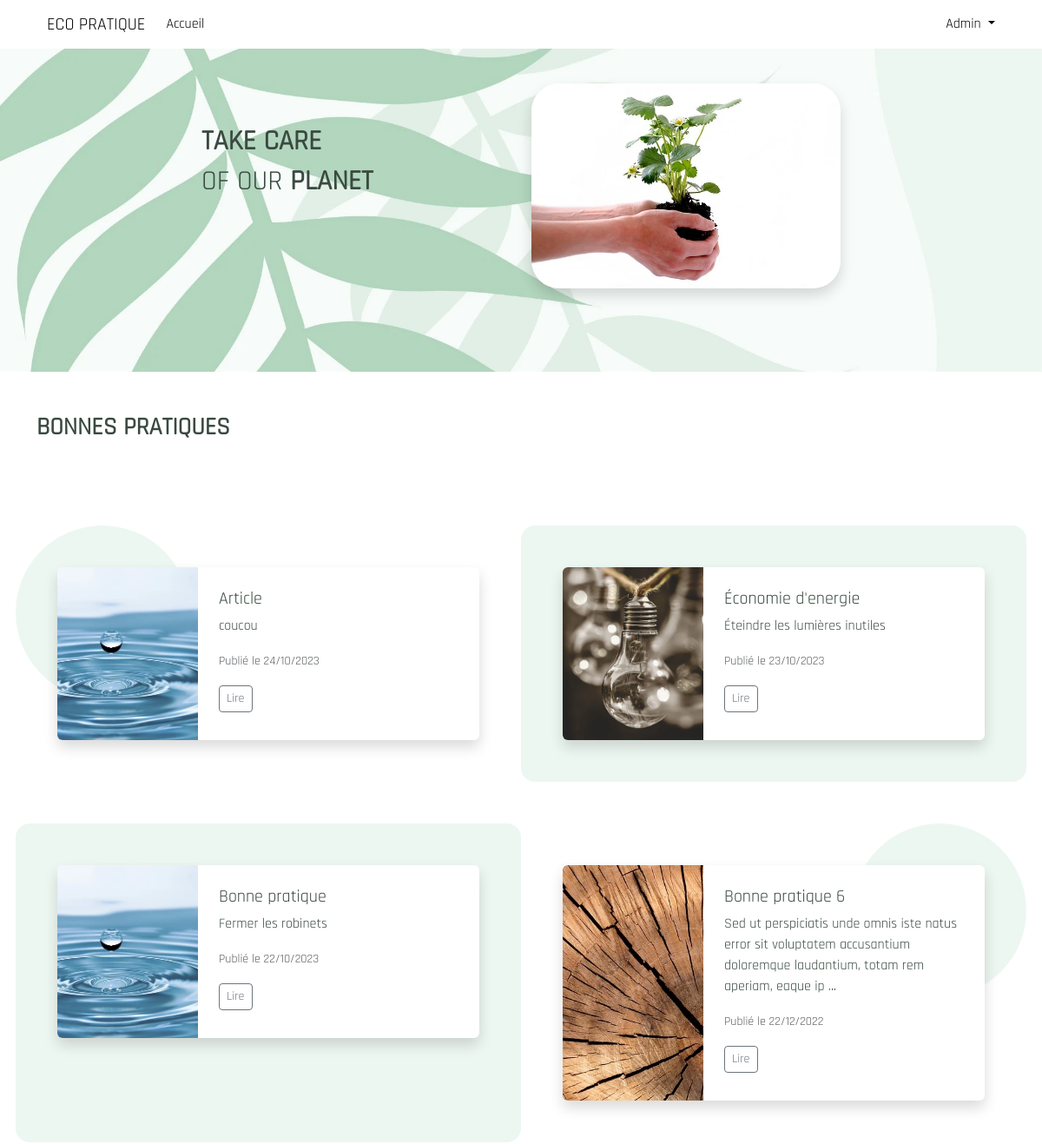
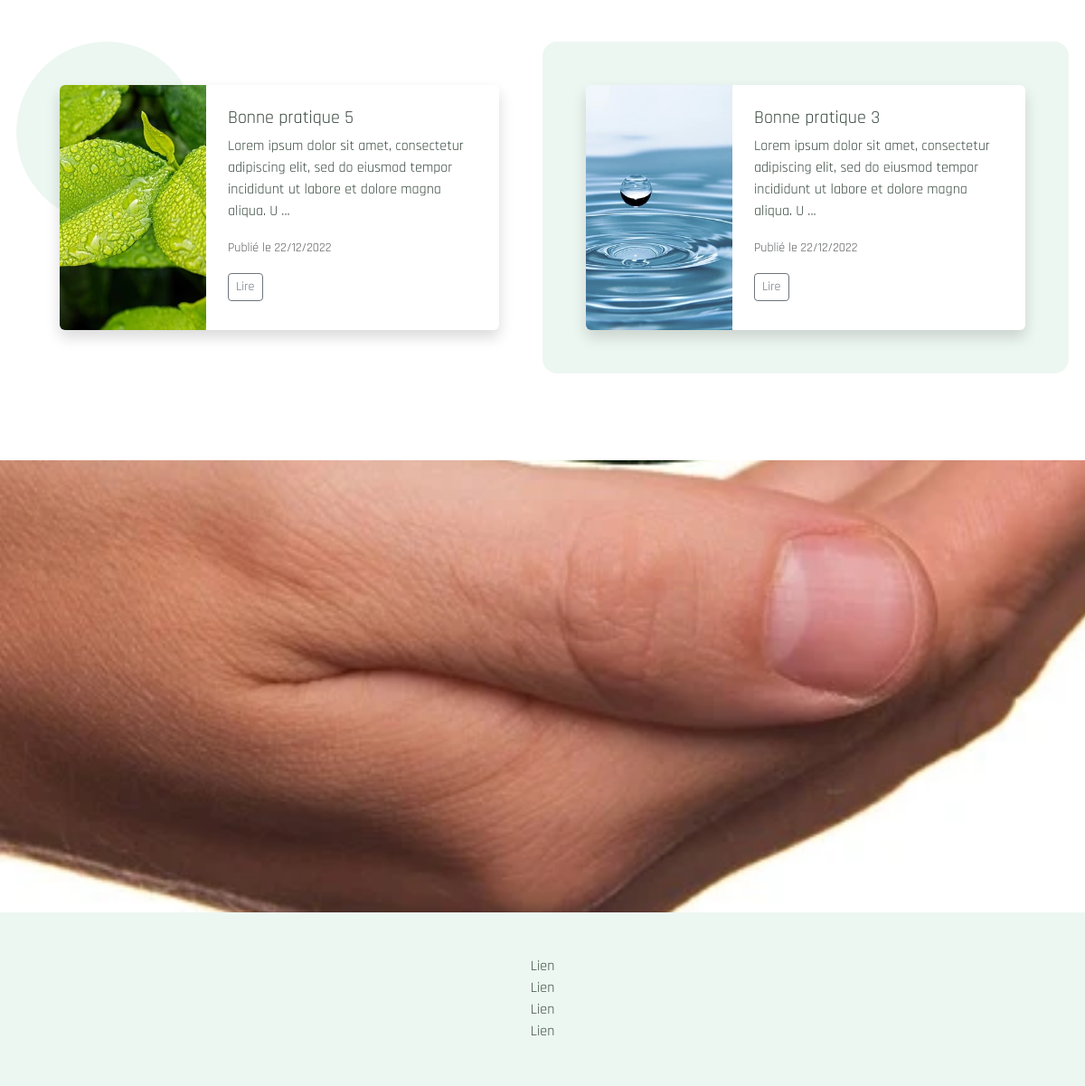
The page / (signed in) on the database its author committed (2 pictures, top to bottom).
### tables this page shows
CREATE TABLE `users` (
  `user_id` int(11) NOT NULL,
  `firstname` varchar(15) DEFAULT NULL,
  `password` varchar(100) DEFAULT NULL,
  `email` varchar(320) DEFAULT NULL,
  `role` varchar(7) DEFAULT 'editeur',
  `user_created_date` varchar(10) DEFAULT NULL
);

CREATE TABLE `articles` (
  `article_id` int(11) NOT NULL,
  `picture` varchar(30) NOT NULL,
  `title` varchar(50) DEFAULT NULL,
  `content` text DEFAULT NULL,
  `created_date` varchar(10) DEFAULT NULL,
  `user_id` int(11) NOT NULL
);

### index.php (the view, shortened to what this page needs)
<?php
require_once("_header.php");
$sql = "SELECT * FROM articles NATURAL JOIN users ORDER BY article_id DESC LIMIT 6";
$req = $db->prepare($sql);
$req->execute();
$articles = $req->fetchAll(PDO::FETCH_ASSOC);
?>
<section class="bg-img pt-5 pb-5 mb-5 mt-5">
    <div class="container">
        <div class="row mb-5">
            <div class="col-8 offset-4 col-md-4 offset-md-2 mb-5">
                <h2 class="bold-text pt-5">TAKE CARE</h2>
                <h2>OF OUR <span class="bold-text">PLANET</span></h2>
            </div>
            <div class="col-md-4">
                <img class="rounded-5 img-tree shadow" src="img/tree.webp" alt="">
            </div>
        </div>
    </div>
</section>
<section>
    <div class="container">
        <h3 class="mb-5 bold-text">BONNES PRATIQUES</h3>
    </div>
<section>
<section class="pt-5 pb-5">
    <div class="container">
        <div class="row gx-5">
            <?php
            $card = 1;
            foreach ($articles as $article) {
                $content = strlen($article['content']) >= 125 ? substr($article['content'], 0, 125)." ..." : $article['content'];
                switch ($card) {
                    case 1:
                        $bg_color = "bg-white";
                        $shape_position = "before";
                        $card = 2;
                        break;
                    case 2:
                        $bg_color = "bg-green";
                        $shape_position = "";
                        $card = 3;
                        break;
                    case 3:
                        $bg_color = "bg-green";
                        $shape_position = "";
                        $card = 4;
                        break;
                    case 4:
                        $bg_color = "bg-white";
                        $shape_position = "after";
                        $card = 1;
                        break;
                }
            ?>
            <div class="col-md-6 mb-5 <?=$bg_color." ".$shape_position?> p-5 rounded-4">
                <div class="card border-0 shadow">
                    <div class="row g-0">
                        <div class="col-md-4">
                            <img src="<?= $article['picture'] ?>" class="img-fluid rounded-start h-100 object-fit-cover" alt="...">
                        </div>
                        <div class="col-md-8">
                            <div class="card-body p-4">
                                <h5 class="card-title"><?= $article['title'] ?></h5>
                                <p class="card-text"><?= $content ?></p>
                                <p class="card-text"><small class="text-body-secondary">Publié le <?= $article['created_date'] ?></small></p>
                                <button class="btn btn-outline-secondary btn-sm mb-2" data-bs-toggle="modal" data-bs-target="#modalVoir<?=$article['article_id']?>" title="Voir l'article">Lire</button>
                            </div>
                        </div>
                    </div>
                </div>
            </div>
            <?php
            }
            ?>
        </div>
    </div>
</section>
<section class="parallax"></section>
<?php require_once("_footer.php"); ?>

### _header.php (shortened to what this page needs)
<?php
require_once('_head.php');
if (!empty($_SESSION['user_id'])) {
    $user_id = $_SESSION['user_id'];
    $select = "SELECT firstname FROM users WHERE user_id=$user_id";
    $infos = $db->query($select);
    $result = $infos->fetch(PDO::FETCH_ASSOC);
    $firstname = $result['firstname'];
}
?>
<header class="menu fixed-top">
    <div class="container">
        <nav class="navbar navbar-expand-lg">
            <div class="container-fluid">
                <a class="navbar-brand" href="./accueil">
                    ECO PRATIQUE
                </a>
                <div class="collapse navbar-collapse" id="navbarSupportedContent">
                <ul class="navbar-nav me-auto mb-2 mb-lg-0">
                    <li class="nav-item">
                        <a class="nav-link active" aria-current="page" href="./accueil">Accueil</a>
                    </li>
                </ul>
            <?php
                if (empty($_SESSION['user_id'])) {
            ?>
                <span class="navbar-text">
                    <a class="btn btn-green" href="./connexion" title="Se connecter">Connexion</a>
                </span>
            <?php
                }else{
            ?>
                <span class="navbar-text dropdown">
                    <a class="nav-link dropdown-toggle" href="#" role="button" data-bs-toggle="dropdown" aria-expanded="false">
                        <?=$firstname?>
                    </a>
                </span>
            <?php
                }
            ?>
                </div>
            </div>
        </nav>
    </div>
</header>

### style/style.css (style rules this page uses)
* { font-family: 'Rajdhani'; color: #3A4A40; }
.bg-img { background-image: url("../img/nature.webp"); background-repeat: no-repeat; background-attachment: fixed; background-size: cover; }
.bold-text { font-weight: 700; }
.menu { background-color: white; }
.img-tree { width: 100%; object-fit: cover; }
.bg-white { background-color: transparent; position: relative; }
.before::before { display: block; content: ""; position: absolute; left: 0%; top: 0; background-color: #edf7f1; height: 200px; width: 200px; border-radius: 100%; }
.after::before { display: block; content: ""; position: absolute; right: 0%; top: 0; background-color: #edf7f1; height: 200px; width: 200px; border-radius: 100%; }
.bg-green { background-color: #edf7f1; }
.parallax { height: 500px; background-image: url("../img/environment.webp"); background-repeat: no-repeat; background-size: cover; background-attachment: fixed; background-position: center; }

### rows shown on the page
users: firstname "Admin"
articles: picture (picture), title "Article", content "coucou", created_date "24/10/2023"
articles: picture (picture), title "Économie d'energie", content "Éteindre les lumières inutiles", created_date "23/10/2023"
articles: picture (picture), title "Bonne pratique", content "Fermer les robinets", created_date "22/10/2023"
articles: picture (picture), title "Bonne pratique 6", content "Sed ut perspiciatis unde omnis iste natus error sit voluptatem accusantium doloremque laudantium, totam rem aperiam, eaque ip ...", created_date "22/12/2022"
articles: picture (picture), title "Bonne pratique 5", content "Lorem ipsum dolor sit amet, consectetur adipiscing elit, sed do eiusmod tempor incididunt ut labore et dolore magna aliqua. U ...", created_date "22/12/2022"
articles: picture (picture), title "Bonne pratique 3", content "Lorem ipsum dolor sit amet, consectetur adipiscing elit, sed do eiusmod tempor incididunt ut labore et dolore magna aliqua. U ...", created_date "22/12/2022"
